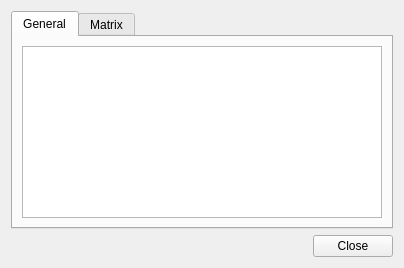
<?xml version="1.0" encoding="UTF-8"?>
<ui version="4.0">
 <class>CAircraftModelStatisticsDialog</class>
 <widget class="QDialog" name="CAircraftModelStatisticsDialog">
  <property name="geometry">
   <rect>
    <x>0</x>
    <y>0</y>
    <width>404</width>
    <height>268</height>
   </rect>
  </property>
  <property name="minimumSize">
   <size>
    <width>300</width>
    <height>200</height>
   </size>
  </property>
  <property name="windowTitle">
   <string>Aircraft model statistics</string>
  </property>
  <layout class="QVBoxLayout" name="verticalLayout">
   <item>
    <widget class="QTabWidget" name="tw_ModelStatistics">
     <property name="currentIndex">
      <number>0</number>
     </property>
     <widget class="QWidget" name="tb_GeneralStatistics">
      <attribute name="title">
       <string>General</string>
      </attribute>
      <layout class="QVBoxLayout" name="vl_GeneralStatistics">
       <item>
        <widget class="QTextEdit" name="te_GeneralStatistics">
         <property name="documentTitle">
          <string>Statistics</string>
         </property>
         <property name="readOnly">
          <bool>true</bool>
         </property>
        </widget>
       </item>
      </layout>
     </widget>
     <widget class="QWidget" name="tb_Matrix">
      <attribute name="title">
       <string>Matrix</string>
      </attribute>
      <layout class="QGridLayout" name="gridLayout">
       <item row="0" column="0">
        <widget class="QLabel" name="lbl_MatitxInfo">
         <property name="text">
          <string>Generate matrix and display in browser</string>
         </property>
        </widget>
       </item>
       <item row="0" column="1" alignment="Qt::AlignLeft">
        <widget class="QPushButton" name="pb_GenerateMatrix">
         <property name="text">
          <string>generate matix</string>
         </property>
        </widget>
       </item>
      </layout>
     </widget>
    </widget>
   </item>
   <item>
    <widget class="QDialogButtonBox" name="bb_AircraftModelStatistics">
     <property name="orientation">
      <enum>Qt::Horizontal</enum>
     </property>
     <property name="standardButtons">
      <set>QDialogButtonBox::Close</set>
     </property>
    </widget>
   </item>
  </layout>
 </widget>
 <customwidgets>
 </customwidgets>
 <resources/>
 <connections>
  <connection>
   <sender>bb_AircraftModelStatistics</sender>
   <signal>accepted()</signal>
   <receiver>CAircraftModelStatisticsDialog</receiver>
   <slot>accept()</slot>
   <hints>
    <hint type="sourcelabel">
     <x>248</x>
     <y>254</y>
    </hint>
    <hint type="destinationlabel">
     <x>157</x>
     <y>274</y>
    </hint>
   </hints>
  </connection>
  <connection>
   <sender>bb_AircraftModelStatistics</sender>
   <signal>rejected()</signal>
   <receiver>CAircraftModelStatisticsDialog</receiver>
   <slot>reject()</slot>
   <hints>
    <hint type="sourcelabel">
     <x>316</x>
     <y>260</y>
    </hint>
    <hint type="destinationlabel">
     <x>286</x>
     <y>274</y>
    </hint>
   </hints>
  </connection>
 </connections>
 <buttongroups>
  <buttongroup name="bg_Layout"/>
  <buttongroup name="bg_Chart"/>
 </buttongroups>
</ui>
